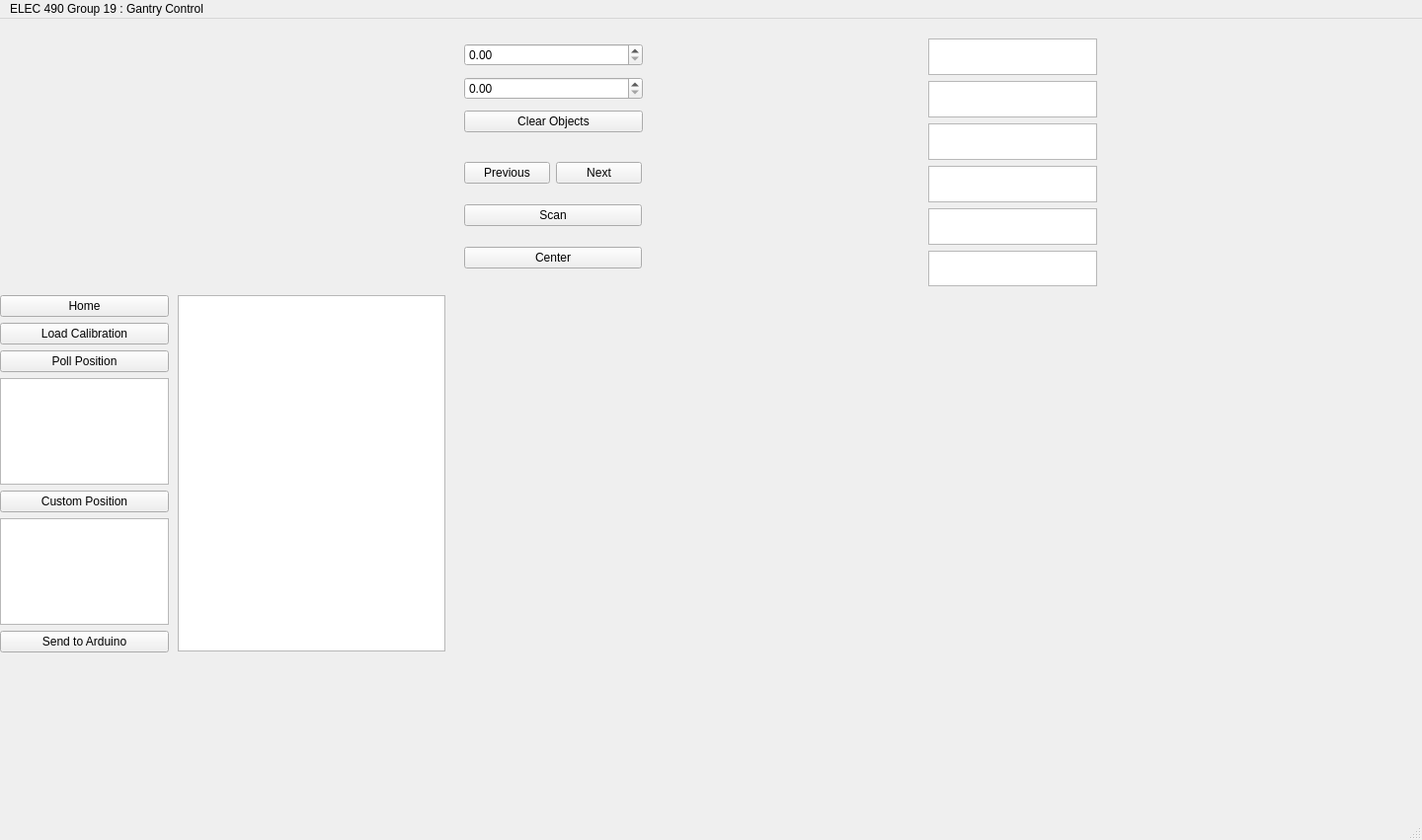
<?xml version="1.0" encoding="UTF-8"?>
<ui version="4.0">
 <class>GantryWindow</class>
 <widget class="QMainWindow" name="GantryWindow">
  <property name="geometry">
   <rect>
    <x>0</x>
    <y>0</y>
    <width>1440</width>
    <height>851</height>
   </rect>
  </property>
  <property name="windowTitle">
   <string>MainWindow</string>
  </property>
  <property name="autoFillBackground">
   <bool>true</bool>
  </property>
  <widget class="QWidget" name="centralwidget">
   <widget class="ItemDisplayWindow" name="itemDisplay" native="true">
    <property name="geometry">
     <rect>
      <x>10</x>
      <y>10</y>
      <width>441</width>
      <height>261</height>
     </rect>
    </property>
   </widget>
   <widget class="QWidget" name="verticalLayoutWidget">
    <property name="geometry">
     <rect>
      <x>0</x>
      <y>280</y>
      <width>171</width>
      <height>362</height>
     </rect>
    </property>
    <layout class="QVBoxLayout" name="verticalLayout">
     <item>
      <widget class="QPushButton" name="homeButton">
       <property name="text">
        <string>Home</string>
       </property>
      </widget>
     </item>
     <item>
      <widget class="QPushButton" name="loadCalButton">
       <property name="text">
        <string>Load Calibration</string>
       </property>
      </widget>
     </item>
     <item>
      <widget class="QPushButton" name="positionButton">
       <property name="text">
        <string>Poll Position</string>
       </property>
      </widget>
     </item>
     <item>
      <widget class="QTextEdit" name="positionInput"/>
     </item>
     <item>
      <widget class="QPushButton" name="moveButton">
       <property name="text">
        <string>Custom Position</string>
       </property>
      </widget>
     </item>
     <item>
      <widget class="QTextEdit" name="arduinoInput"/>
     </item>
     <item>
      <widget class="QPushButton" name="arduinoButton">
       <property name="text">
        <string>Send to Arduino</string>
       </property>
      </widget>
     </item>
    </layout>
   </widget>
   <widget class="QVTKWidget" name="qvtkWidget" native="true">
    <property name="geometry">
     <rect>
      <x>480</x>
      <y>280</y>
      <width>631</width>
      <height>361</height>
     </rect>
    </property>
   </widget>
   <widget class="QTextEdit" name="statusDisplay">
    <property name="geometry">
     <rect>
      <x>180</x>
      <y>280</y>
      <width>271</width>
      <height>361</height>
     </rect>
    </property>
   </widget>
   <widget class="QWidget" name="verticalLayoutWidget_4">
    <property name="geometry">
     <rect>
      <x>470</x>
      <y>20</y>
      <width>181</width>
      <height>103</height>
     </rect>
    </property>
    <layout class="QVBoxLayout" name="verticalLayout_4">
     <item>
      <widget class="QDoubleSpinBox" name="cal_x_spin"/>
     </item>
     <item>
      <widget class="QDoubleSpinBox" name="cal_y_spin"/>
     </item>
     <item>
      <widget class="QPushButton" name="clearObjectsButton">
       <property name="text">
        <string>Clear Objects</string>
       </property>
      </widget>
     </item>
    </layout>
   </widget>
   <widget class="QWidget" name="verticalLayoutWidget_2">
    <property name="geometry">
     <rect>
      <x>940</x>
      <y>20</y>
      <width>171</width>
      <height>251</height>
     </rect>
    </property>
    <layout class="QVBoxLayout" name="verticalLayout_2">
     <item>
      <widget class="QPlainTextEdit" name="x_pte">
       <property name="font">
        <font>
         <weight>75</weight>
         <italic>true</italic>
         <bold>true</bold>
        </font>
       </property>
      </widget>
     </item>
     <item>
      <widget class="QPlainTextEdit" name="y_pte"/>
     </item>
     <item>
      <widget class="QPlainTextEdit" name="z_pte"/>
     </item>
     <item>
      <widget class="QPlainTextEdit" name="j4_pte"/>
     </item>
     <item>
      <widget class="QPlainTextEdit" name="j5_pte"/>
     </item>
     <item>
      <widget class="QPlainTextEdit" name="j6_pte"/>
     </item>
    </layout>
   </widget>
   <widget class="ChartView" name="chartView" native="true">
    <property name="geometry">
     <rect>
      <x>660</x>
      <y>20</y>
      <width>271</width>
      <height>251</height>
     </rect>
    </property>
   </widget>
   <widget class="QWidget" name="verticalLayoutWidget_5">
    <property name="geometry">
     <rect>
      <x>470</x>
      <y>130</y>
      <width>180</width>
      <height>141</height>
     </rect>
    </property>
    <layout class="QVBoxLayout" name="verticalLayout_5">
     <item>
      <layout class="QHBoxLayout" name="horizontalLayout">
       <item>
        <widget class="QPushButton" name="prevItemButton">
         <property name="text">
          <string>Previous</string>
         </property>
        </widget>
       </item>
       <item>
        <widget class="QPushButton" name="nextItemButton">
         <property name="text">
          <string>Next</string>
         </property>
        </widget>
       </item>
      </layout>
     </item>
     <item>
      <widget class="QPushButton" name="scanButton">
       <property name="text">
        <string>Scan</string>
       </property>
      </widget>
     </item>
     <item>
      <widget class="QPushButton" name="centerItemButton">
       <property name="text">
        <string>Center</string>
       </property>
      </widget>
     </item>
    </layout>
   </widget>
  </widget>
  <widget class="QMenuBar" name="menubar">
   <property name="geometry">
    <rect>
     <x>0</x>
     <y>0</y>
     <width>1440</width>
     <height>25</height>
    </rect>
   </property>
   <widget class="QMenu" name="menuELEC_490_Group_19_Gantry_Control">
    <property name="title">
     <string>ELEC 490 Group 19 : Gantry Control</string>
    </property>
   </widget>
   <addaction name="menuELEC_490_Group_19_Gantry_Control"/>
  </widget>
  <widget class="QStatusBar" name="statusbar"/>
 </widget>
 <customwidgets>
  <customwidget>
   <class>QVTKWidget</class>
   <extends>QWidget</extends>
   <header>QVTKWidget.h</header>
  </customwidget>
  <customwidget>
   <class>ItemDisplayWindow</class>
   <extends>QWidget</extends>
   <header>itemdisplaywindow.h</header>
   <container>1</container>
  </customwidget>
  <customwidget>
   <class>ChartView</class>
   <extends>QWidget</extends>
   <header>chartview.h</header>
   <container>1</container>
  </customwidget>
 </customwidgets>
 <resources/>
 <connections/>
</ui>
